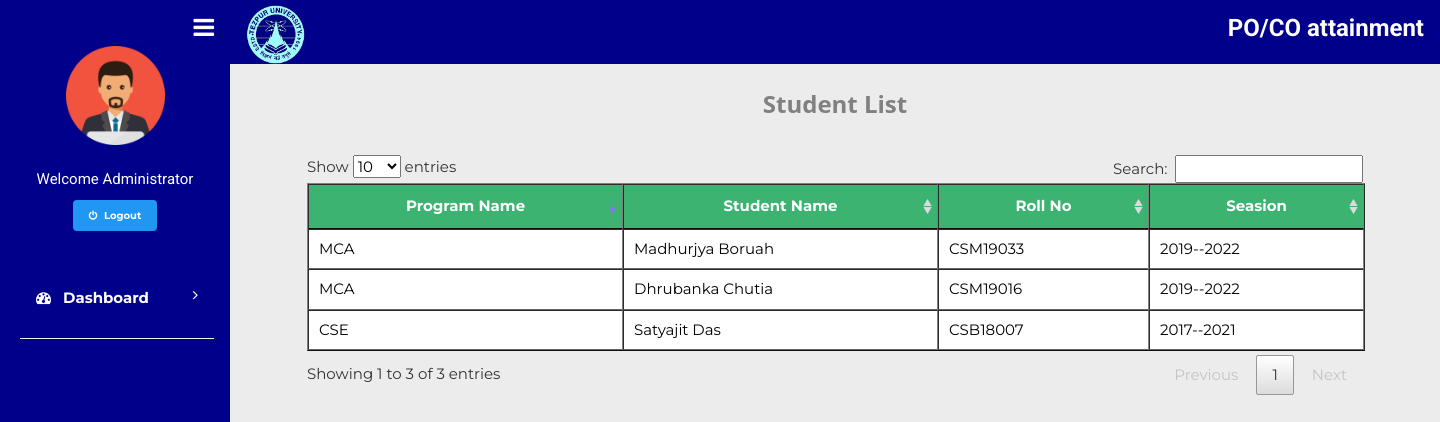
Page /student_details.php (signed in) on the committed database.
### tables this page shows
CREATE TABLE IF NOT EXISTS `students` (
  `id` int(11) NOT NULL AUTO_INCREMENT,
  `program_id` int(11) NOT NULL,
  `user_id` int(11) NOT NULL,
  `student_name` varchar(50) NOT NULL,
  `roll` varchar(50) NOT NULL,
  `fathername` varchar(50) NOT NULL,
  `mothername` varchar(50) NOT NULL,
  `dob` date DEFAULT NULL,
  `gender` varchar(50) NOT NULL,
  `program_name` varchar(50) NOT NULL,
  `startyear` varchar(50) DEFAULT NULL,
  `endyear` varchar(50) DEFAULT NULL,
  `saddress` varchar(50) NOT NULL,
  `city` varchar(50) NOT NULL,
  `sstate` varchar(50) NOT NULL,
  `pincode` varchar(50) NOT NULL,
  `country` varchar(50) NOT NULL,
  `mobile` varchar(11) NOT NULL,
  PRIMARY KEY (`id`),
  KEY `fk` (`user_id`),
  KEY `st_fk` (`program_id`)
);

### student_details.php (the view, shortened to what this page needs)
<!doctype html>
<html>
<head>
<link href="css/styles.css" type="text/css" rel="stylesheet">
 <link href="css/button.css" type="text/css" rel="stylesheet">
<link rel="stylesheet" href="https://cdnjs.cloudflare.com/ajax/libs/font-awesome/4.7.0/css/font-awesome.min.css">
<link href="../../css/w3.`css" type="text/css" rel="stylesheet">
<link rel="stylesheet" href="https://cdnjs.cloudflare.com/ajax/libs/font-awesome/4.7.0/css/font-awesome.min.css">
<link rel="stylesheet" type="text/css" href="DataTables/datatables.min.css"/>
</head>
<body style="background-color:#ECECEC">
<?php include "admin-sidebar.php"; ?>
	<div id="main" style="margin-left:230px;">
	<div class="container w3-card-4" style="background-color:darkblue">
	<div class="center-align " style="">
		<span style="background: darkblue;"><b><img src="images/logo.png" style="width: 5%; padding-top:5px"> <h3 style="font-family:roboto; color:white ; float: right;"> <b>PO/CO attainment</b></h3></b></span>
	</div>
	</div>
	<div class="" style="width:100%; margin:10px auto;"><div class="w3-container w3-margin-bottom" >
	<div class=" w3-padding">
	<center><div class="" style="width:1200px; height:600px; margin-top:1%; overflow:scroll;">
	<h3 style="color:grey; font-weight:bold">Student List</h3><br>
	<div class="" style="width:88%;" >
	<table id="myTable" class="w3-table-all"  border="1">
	<thead>
	<tr style="background-color: mediumseagreen; color:white;">
    <th>Program Name</th>
	<th>Student Name</th>
	<th>Roll No</th>
	<th>Seasion</th>
	</tr>
	</thead>
<?php
include ("db/db_connection.php");
$sql="select * from students";
$result=mysqli_query($conn,$sql);
while($row=mysqli_fetch_array($result))
{
?>
<tr>
<td><?php echo $row["program_name"]; ?></td>
<td><?php echo $row["student_name"]; ?></td>
<td><?php echo $row["roll"]; ?></td>
<td><?php echo $row["startyear"];
  echo'--';
     echo $row["endyear"];
?></td>
</tr>
<?php
   }
   ?>
</table>
</div>
</div>
  </div>
      </div>
</html>

### css/styles.css (style rules this page uses)
*,*:before,*:after { box-sizing:inherit }
html { -ms-text-size-adjust:100%;-webkit-text-size-adjust:100% }
body { margin:0 }
img { border-style:none }
html,body { font-family:Verdana,sans-serif;font-size:15px;line-height:1.5 }
html { overflow-x:hidden }
h3 { font-size:24px }
h1,h2,h3,h4,h5,h6 { font-family:"Segoe UI",Arial,sans-serif;font-weight:400;margin:10px 0 }
img { vertical-align:middle }
.main,#main { transition:margin-left .4s }
.container:after,.container:before,.panel:after,.panel:before,.row:after,.row:before,.row-padding:after,.row-padding:before, .cell-row:before,.cell-row:after,.clear:after,.clear:before,.bar:before,.bar:after { content:"";display:table;clear:both }
.container,.panel { padding:0.01em 16px }

### css/button.css (style rules this page uses)
* { -webkit-box-sizing: border-box; -moz-box-sizing: border-box; box-sizing: border-box; }

### student_details.php (style rules this page uses)
body { font-family: 'Montserrat', sans-serif; }

### rows in the picture
students: program_name "MCA", student_name "Madhurjya Boruah", roll "CSM19033", startyear "2019", endyear "2022"
students: program_name "MCA", student_name "Dhrubanka Chutia", roll "CSM19016", startyear "2019", endyear "2022"
students: program_name "CSE", student_name "Satyajit Das", roll "CSB18007", startyear "2017", endyear "2021"
